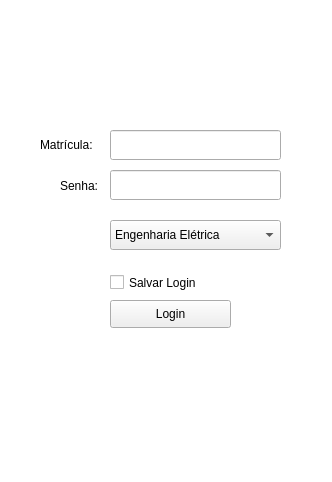
<?xml version="1.0" encoding="UTF-8"?>
<ui version="4.0">
 <author>Raphael Sander</author>
 <class>Form</class>
 <widget class="QWidget" name="Form">
  <property name="geometry">
   <rect>
    <x>0</x>
    <y>0</y>
    <width>332</width>
    <height>482</height>
   </rect>
  </property>
  <property name="windowTitle">
   <string>Portal Acadêmico</string>
  </property>
  <widget class="QPushButton" name="pushButton">
   <property name="geometry">
    <rect>
     <x>110</x>
     <y>300</y>
     <width>121</width>
     <height>28</height>
    </rect>
   </property>
   <property name="text">
    <string>Login</string>
   </property>
  </widget>
  <widget class="QLineEdit" name="lineEdit">
   <property name="geometry">
    <rect>
     <x>110</x>
     <y>130</y>
     <width>171</width>
     <height>30</height>
    </rect>
   </property>
   <property name="text">
    <string notr="true"/>
   </property>
   <property name="maxLength">
    <number>4</number>
   </property>
  </widget>
  <widget class="QLineEdit" name="lineEdit_2">
   <property name="geometry">
    <rect>
     <x>110</x>
     <y>170</y>
     <width>171</width>
     <height>30</height>
    </rect>
   </property>
   <property name="locale">
    <locale language="Portuguese" country="Brazil"/>
   </property>
   <property name="echoMode">
    <enum>QLineEdit::Password</enum>
   </property>
  </widget>
  <widget class="QComboBox" name="comboBox">
   <property name="geometry">
    <rect>
     <x>110</x>
     <y>220</y>
     <width>171</width>
     <height>30</height>
    </rect>
   </property>
   <item>
    <property name="text">
     <string>Engenharia Elétrica</string>
    </property>
   </item>
   <item>
    <property name="text">
     <string>Engenharia da Computação</string>
    </property>
   </item>
   <item>
    <property name="text">
     <string>Engenharia de Telecomunicações</string>
    </property>
   </item>
   <item>
    <property name="text">
     <string>Engenharia Biomédica</string>
    </property>
   </item>
   <item>
    <property name="text">
     <string>Engenharia de Controle e Automação</string>
    </property>
   </item>
   <item>
    <property name="text">
     <string>Tec. em Redes de Computadores</string>
    </property>
   </item>
   <item>
    <property name="text">
     <string>Tec. em Automação Industrial</string>
    </property>
   </item>
   <item>
    <property name="text">
     <string>Tec. em Gestão de Telecomunicações</string>
    </property>
   </item>
   <item>
    <property name="text">
     <string>Curso de Aluno Especial</string>
    </property>
   </item>
  </widget>
  <widget class="QLabel" name="label">
   <property name="geometry">
    <rect>
     <x>30</x>
     <y>20</y>
     <width>271</width>
     <height>81</height>
    </rect>
   </property>
   <property name="text">
    <string/>
   </property>
   <property name="pixmap">
    <pixmap>ui/logo.svg</pixmap>
   </property>
   <property name="scaledContents">
    <bool>true</bool>
   </property>
   <property name="wordWrap">
    <bool>false</bool>
   </property>
  </widget>
  <widget class="QCheckBox" name="checkBox">
   <property name="geometry">
    <rect>
     <x>110</x>
     <y>270</y>
     <width>111</width>
     <height>25</height>
    </rect>
   </property>
   <property name="text">
    <string>Salvar Login</string>
   </property>
  </widget>
  <widget class="QLabel" name="label_2">
   <property name="geometry">
    <rect>
     <x>40</x>
     <y>129</y>
     <width>71</width>
     <height>31</height>
    </rect>
   </property>
   <property name="text">
    <string>Matrícula:</string>
   </property>
  </widget>
  <widget class="QLabel" name="label_3">
   <property name="geometry">
    <rect>
     <x>60</x>
     <y>170</y>
     <width>51</width>
     <height>31</height>
    </rect>
   </property>
   <property name="inputMethodHints">
    <set>Qt::ImhNone</set>
   </property>
   <property name="text">
    <string>Senha:</string>
   </property>
   <property name="textFormat">
    <enum>Qt::AutoText</enum>
   </property>
  </widget>
  <widget class="QWidget" name="widget" native="true">
   <property name="geometry">
    <rect>
     <x>-10</x>
     <y>-10</y>
     <width>351</width>
     <height>501</height>
    </rect>
   </property>
   <property name="styleSheet">
    <string notr="true">background-color: rgb(255, 255, 255);</string>
   </property>
   <widget class="QLabel" name="label_4">
    <property name="enabled">
     <bool>true</bool>
    </property>
    <property name="geometry">
     <rect>
      <x>140</x>
      <y>370</y>
      <width>64</width>
      <height>64</height>
     </rect>
    </property>
    <property name="focusPolicy">
     <enum>Qt::NoFocus</enum>
    </property>
    <property name="acceptDrops">
     <bool>false</bool>
    </property>
    <property name="frameShadow">
     <enum>QFrame::Raised</enum>
    </property>
    <property name="text">
     <string/>
    </property>
    <property name="pixmap">
     <pixmap>ui/loading.gif</pixmap>
    </property>
    <property name="scaledContents">
     <bool>false</bool>
    </property>
    <property name="wordWrap">
     <bool>false</bool>
    </property>
   </widget>
  </widget>
  <zorder>widget</zorder>
  <zorder>pushButton</zorder>
  <zorder>lineEdit</zorder>
  <zorder>lineEdit_2</zorder>
  <zorder>comboBox</zorder>
  <zorder>label</zorder>
  <zorder>checkBox</zorder>
  <zorder>label_2</zorder>
  <zorder>label_3</zorder>
 </widget>
 <resources/>
 <connections/>
</ui>
